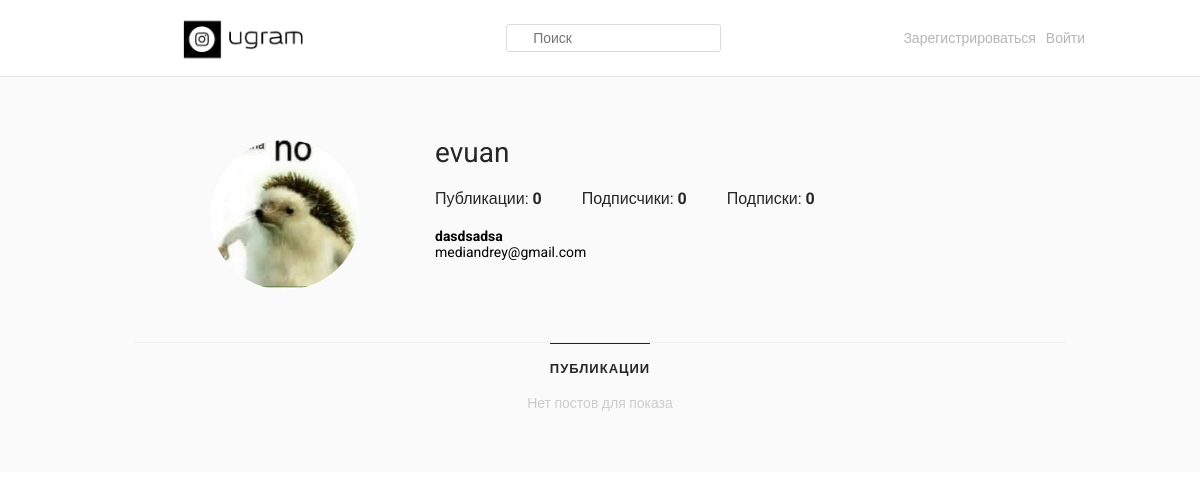
/users/4/, run on an earlier commit of the app's database.
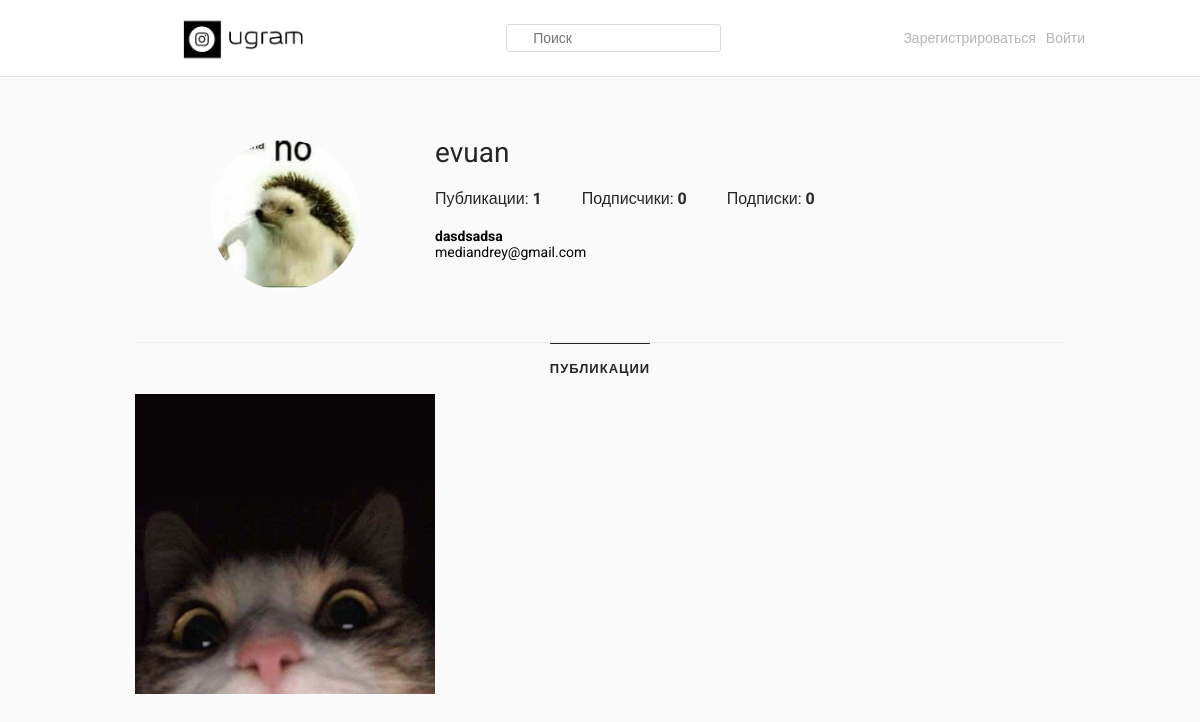
And on a later commit of the database.
### users/models.py (models this page shows, shortened)
class User(AbstractUser):
    avatar = models.ImageField(
        null=True,
        blank=True,
        upload_to='user_pics',
        verbose_name='Аватар'
    )
    description = models.TextField(
        null=True,
        blank=True,
        max_length=500,
        verbose_name='Дополнительная информация',
        default=None
    )
    phone = models.CharField(
        null=True,
        blank=True,
        max_length=100,
        verbose_name='Номер телефона',
        default=None
    )
    gender = models.CharField(
        null=True,
        blank=True,
        verbose_name='Пол',
        max_length=100,
        default=None
    )
    status = models.CharField(
        null=True,
        blank=True,
        verbose_name='Статус',
        default=None,
        max_length=100
    )

### publications/models.py (models this page shows, shortened)
class Post(models.Model):
    author = models.ForeignKey(
        'users.User',
        related_name='posts',
        on_delete=models.CASCADE,
        verbose_name='Автор',
        null=False,
        blank=False,
        default=None
    )
    image = models.ImageField(
        null=False,
        blank=False,
        upload_to='post_pics',
        verbose_name='Картинка'
    )
    text = models.TextField(
        max_length=500,
        verbose_name='Текст',
        null=True,
        blank=True
    )
    created_at = models.DateTimeField(
        verbose_name='Дата публикации',
        auto_now_add=True,
        null=True,
        blank=True
    )

### users/views/user_views.py (the view, shortened to what this page needs)
# urls.py: path('<int:user_pk>/', UserDetailView.as_view(), name='details'),
class UserDetailView(DetailView):
    template_name = 'user/details.html'
    pk_url_kwarg = 'user_pk'
    model = User
    context_object_name = 'account'
    def get_context_data(self, **kwargs):
        Post = apps.get_model('publications', 'Post')
        posts = Post.objects.filter(author__pk=self.kwargs.get('user_pk'))
        kwargs['posts'] = posts
        kwargs['posts_count'] = len(posts)
        if self.request.user.is_authenticated:
            kwargs['is_subscribed'] = self._is_subscribed()
        return super().get_context_data(**kwargs)

### users/templates/user/details.html (shortened to what this page needs)
{% extends 'base.html' %}
{% block main %}
<div class="container account-container">
    <div class="account-wrapper">
        <div class="account-avatar-wrapper">
            <div class="account-avatar" {% if account.avatar %}style="background-image: url({{ account.avatar.url }})"{% endif %}></div>
        </div>
        <div class="account-info-wrapper">
            <div class="account-info-main">
                <span class="account-info-main-username">{{ account.username | slice:':16' }}</span>
            </div>
            <div class="account-info-stats">
                <div class="account-info-stats-block">Публикации: <span class="bold-text">{{ posts_count }}</span></div>
                <a href="#" class="account-info-stats-block">
                    <div>Подписчики: <span class="bold-text" id="subscribers-counter">{{ account.subscribers.all | length }}</span></div>
                </a>
                <a href="#" class="account-info-stats-block">
                    <div>Подписки: <span class="bold-text">{{ account.subscriptions.all | length }}</span></div>
                </a>
            </div>
            <div class="account-info-description">
                <span class="bold-text">{% if account.status %}{{ account.status }}{% else %}Без статуса{% endif %}</span>
                <br>
                {% if account.email %}
                <span>{{ account.email }}</span>
                <br>
                {% endif %}
                {% if account.description %}
                <br>
                {% endif %}
                {% if account.phone %}
                <br>
                {% endif %}
            </div>
        </div>
    </div>
    <div class="account-posts-wrapper">
        <div class="account-posts-header">
            <div class="account-posts-header-item active"><span>Публикации</span></div>
        </div>
        <div class="account-posts-container">
            {% for post in posts %}
            <div class="account-post-item" style="background-image: url({{ post.image.url }});">
                <a href="{% url 'publications:post_detail' post.pk %}">
                </a>
            </div>
            {% empty %}
            <div class="account-post-nothing">Нет постов для показа</div>
            {% endfor %}
        </div>
    </div>
</div>
{% endblock %}

### users/templates/base.html (shortened to what this page needs)
<!doctype html>
<html lang="en">
<head>
    {% load static %}
    <link rel="stylesheet" href="{% static 'css/style.css' %}">
    <link rel="stylesheet" href="{% static 'css/media.css' %}">
</head>
<body>
{% include 'partials/_header.html' %}
<main class="main">{% block main %}{% endblock %}</main>
</body>
</html>

### users/templates/partials/_header.html (shortened to what this page needs)
<header class="header">
    <div class="container header-container">
        <div class="header-logo-wrapper">
            <a href="{% url 'publications:post_list' %}" class="header-logo-link">
                <span class="header-logo-link-right"></span>
            </a>
        </div>
        <div class="header-search-wrapper">
            <form action="#" method="get" class="header-search-form">
                <input type="text" class="header-search-form-input" placeholder="Поиск">
            </form>
        </div>
        <div class="header-user-wrapper">
            <div class="header-user-button-wrapper">
                {% if user.is_authenticated %}
                <a href="{% url 'users:details' user.pk %}" class="header-user-button profile"></a>
                {% else %}
                <div class="header-user-control-wrapper">
                    <a href="{% url 'users:register' %}" class="header-user-control-button">Зарегистрироваться</a>
                    <a href="{% url 'users:login' %}" class="header-user-control-button">Войти</a>
                </div>
                {% endif %}
            </div>
        </div>
    </div>
</header>

### users/static/css/style.css (style rules this page uses)
* { box-sizing: border-box; font-family: 'Roboto', sans-serif; }
a { outline: none; text-decoration: none; color: inherit; }
body { margin: 0; padding: 0; }
.container { max-width: 970px; margin: 0 auto; height: 100%; }
.header { width: 100vw; height: 77px; background: #fff; border-bottom: 1px solid rgba(0, 0, 0, 0.1); position: fixed; top: 0; left: 0; z-index: 100; }
.header-container { display: flex; justify-content: space-between; align-items: center; }
.header-logo-wrapper { height: 100%; }
.header-logo-link { height: 100%; display: flex; justify-content: center; align-items: center; }
.header-logo-link-right { height: 43px; width: 153px; background: url("../img/instagram-logo-text.png") 50% 50% no-repeat; background-size: cover; }
.header-search-wrapper { height: 100%; display: flex; justify-content: center; align-items: center; }
.header-search-form-input { padding: 5px 26px; border-radius: 3px; border: 1px solid #dbdbdb; color: #262626; font-size: 14px; outline: none; width: 215px; }
.header-user-wrapper { height: 100%; justify-self: flex-end; display: flex; align-items: center; }
.header-user-button-wrapper { display: flex; width: 100%; justify-content: flex-end; align-items: center; }
.main { height: 100%; padding-top: 77px; background-color: #fafafa; }
.account-container { padding: 60px 20px; }
.account-wrapper { display: flex; align-items: center; }
.account-avatar-wrapper { width: 300px; display: flex; justify-content: center; align-items: center; }
.account-avatar { width: 150px; height: 150px; border-radius: 50%; background-color: #cccccc; background-size: cover; background-repeat: no-repeat; background-position: center; }
.account-info-wrapper { width: calc(100% - 300px); }
.account-info-main { width: 100%; display: flex; align-items: center; margin-bottom: 20px; }
.account-info-main-username { color: #262626; font-size: 28px; line-height: 32px; margin-right: 20px; }
.account-info-stats { display: flex; align-items: center; margin-bottom: 20px; }
.account-info-stats-block { margin-right: 40px; color: #262626; font-size: 16px; }
.account-info-stats-block:last-child { margin-right: 0; }
.bold-text { font-weight: 700; }
.account-info-description { font-size: 14px; }
.account-posts-header { margin-top: 50px; width: 100%; height: 52px; border-top: 1px solid #efefef; display: flex; justify-content: center; align-items: center; }
.account-posts-header-item { color: #262626; font-weight: 700; font-size: 13px; line-height: 18px; text-transform: uppercase; letter-spacing: 1px; height: 100%; display: flex; justify-content: center; align-items: center; }
.account-posts-header-item.active { border-top: 1px solid #262626; }
.account-posts-container { display: flex; justify-content: space-between; align-items: center; flex-wrap: wrap; }
.account-post-item { width: 300px; height: 300px; margin-bottom: 15px; background-position: center; background-repeat: no-repeat; background-size: cover; }
.header-user-control-wrapper { display: flex; align-items: center; }
.header-user-control-button { margin-right: 10px; font-size: 14px; line-height: 18px; color: #b5b5b5; transition: color 0.3s; }
.header-user-control-button:last-child { margin-right: 0; }

### users/static/css/media.css (style rules this page uses)
@media screen and (min-width: 500px) { .header-container { padding: 0 10px; position: static; } }
@media screen and (min-width: 500px) { .header-logo-link-right { display: none; } }
@media screen and (min-width: 500px) { .header-search-wrapper { display: flex; } }
@media screen and (min-width: 500px) { .header-logo-link { width: auto; } }
@media screen and (min-width: 650px) { .header-container { padding: 0 10px; } }
@media screen and (min-width: 650px) { .header-logo-link-right { display: inline; } }
@media screen and (min-width: 970px) { .header-container { padding: 0; } }

What changed in the data, as far as the page shows it:
added Post: image (picture)
Also different on the page:
{{ posts_count }}: "0" → "1"
text no longer shown: "Нет постов для показа"
